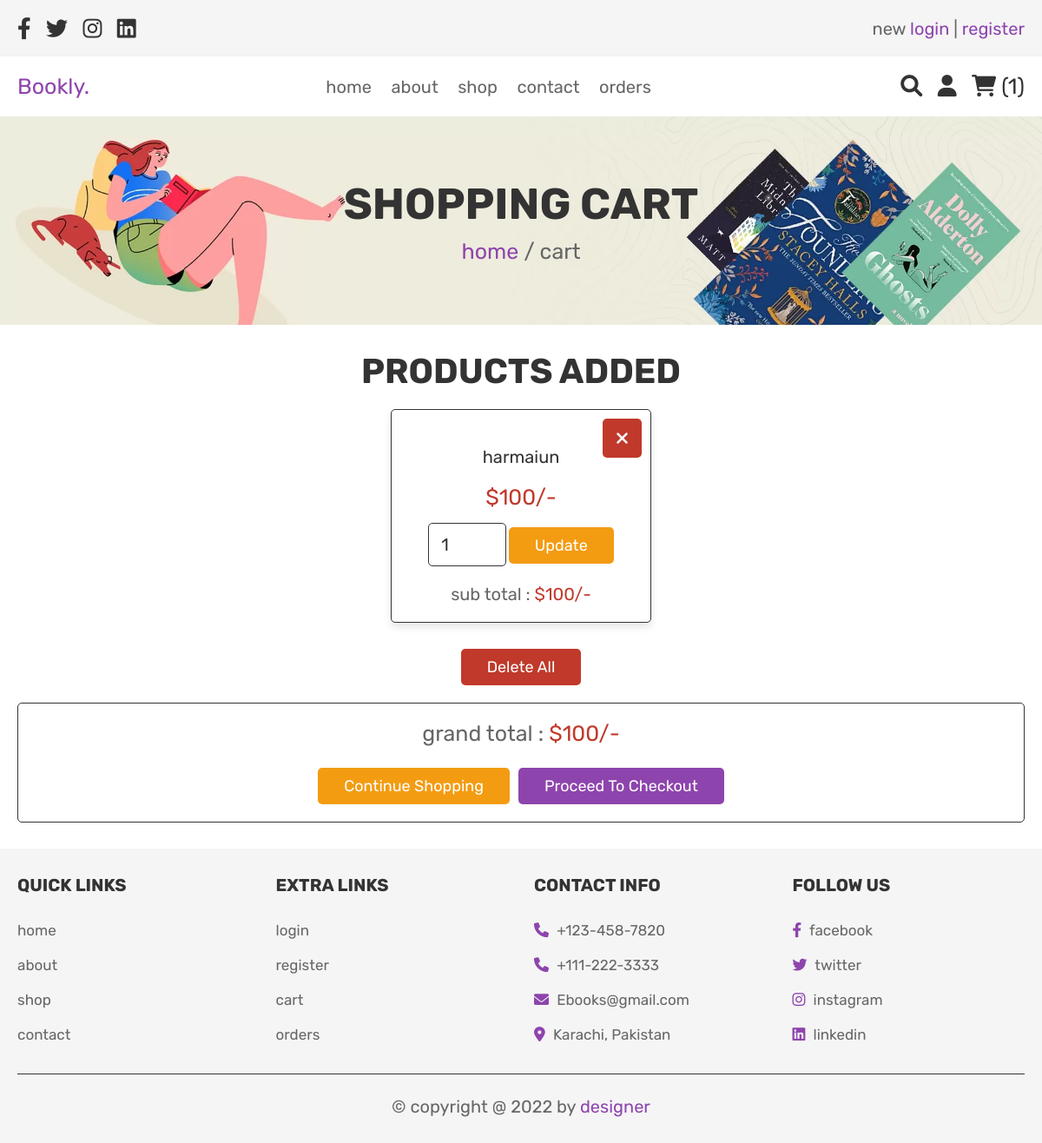
The app's page /cart.php with its own data.
### tables this page shows
CREATE TABLE `cart` (
  `id` int(100) NOT NULL,
  `user_id` int(100) NOT NULL,
  `name` varchar(100) NOT NULL,
  `price` int(100) NOT NULL,
  `quantity` int(100) NOT NULL,
  `image` varchar(100) NOT NULL
);

### cart.php (the view, shortened to what this page needs)
<?php
include 'config.php';
?>
<!DOCTYPE html>
<html lang="en">
<head>
   <link rel="stylesheet" href="https://cdnjs.cloudflare.com/ajax/libs/font-awesome/6.0.0/css/all.min.css">
   <link rel="stylesheet" href="css/style.css">
</head>
<body>
<?php include 'header.php'; ?>
<div class="heading">
   <h3>shopping cart</h3>
   <p> <a href="home.php">home</a> / cart </p>
</div>
<section class="shopping-cart">
   <h1 class="title">products added</h1>
   <div class="box-container">
      <?php
         $grand_total = 0;
         $select_cart = mysqli_query($conn, "SELECT * FROM `cart` WHERE user_id = '$user_id'") or die('query failed');
         if(mysqli_num_rows($select_cart) > 0){
            while($fetch_cart = mysqli_fetch_assoc($select_cart)){
      ?>
      <div class="box">
         <a href="cart.php?delete=<?php echo $fetch_cart['id']; ?>" class="fas fa-times" onclick="return confirm('delete this from cart?');"></a>
         <div class="name"><?php echo $fetch_cart['name']; ?></div>
         <div class="price">$<?php echo $fetch_cart['price']; ?>/-</div>
         <form action="" method="post">
            <input type="number" min="1" name="cart_quantity" value="<?php echo $fetch_cart['quantity']; ?>">
            <input type="submit" name="update_cart" value="update" class="option-btn">
         </form>
         <div class="sub-total"> sub total : <span>$<?php echo $sub_total = ($fetch_cart['quantity'] * $fetch_cart['price']); ?>/-</span> </div>
      </div>
      <?php
      $grand_total += $sub_total;
         }
      }else{
         echo '<p class="empty">your cart is empty</p>';
      }
      ?>
   </div>
   <div style="margin-top: 2rem; text-align:center;">
      <a href="cart.php?delete_all" class="delete-btn <?php echo ($grand_total > 1)?'':'disabled'; ?>" onclick="return confirm('delete all from cart?');">delete all</a>
   </div>
   <div class="cart-total">
      <p>grand total : <span>$<?php echo $grand_total; ?>/-</span></p>
      <div class="flex">
         <a href="shop.php" class="option-btn">continue shopping</a>
         <a href="checkout.php" class="btn <?php echo ($grand_total > 1)?'':'disabled'; ?>">proceed to checkout</a>
      </div>
   </div>
</section>
<?php include 'footer.php'; ?>
</body>
</html>

### css/style.css (style rules this page uses)
:root { --purple:#8e44ad; --red:#c0392b; --orange:#f39c12; --black:#333; --white:#fff; --light-color:#666; --light-white:#ccc; --light-bg:#f5f5f5; --border:.1rem solid var(--black); --box-shadow:0 .5rem 1rem rgba(0,0,0,.1); }
* { font-family: 'Rubik', sans-serif; margin:0; padding:0; box-sizing: border-box; outline: none; border:none; text-decoration: none; transition:all .2s linear; }
html { font-size: 62.5%; overflow-x: hidden; }
section { padding:3rem 2rem; }
.title { text-align: center; margin-bottom: 2rem; text-transform: uppercase; color:var(--black); font-size: 4rem; }
.btn, .option-btn, .delete-btn, .white-btn { display: inline-block; margin-top: 1rem; padding:1rem 3rem; cursor: pointer; color:var(--white); font-size: 1.8rem; border-radius: .5rem; text-transform: capitalize; }
.white-btn, .btn { background-color: var(--purple); }
.option-btn { background-color: var(--orange); }
.delete-btn { background-color: var(--red); }
.heading { min-height: 30vh; display: flex; flex-flow: column; align-items: center; justify-content: center; gap:1rem; background: url(../images/heading-bg.webp) no-repeat; background-size: cover; background-position: center; text-align: center; }
.heading h3 { font-size: 5rem; color:var(--black); text-transform: uppercase; }
.heading p { font-size: 2.5rem; color:var(--light-color); }
.heading p a { color:var(--purple); }
.shopping-cart .box-container { max-width: 1200px; margin:0 auto; display: grid; grid-template-columns: repeat(auto-fit, 30rem); align-items: center; gap:1.5rem; justify-content: center; }
.shopping-cart .box-container .box { text-align: center; padding:2rem; border-radius: .5rem; background-color: var(--white); box-shadow: var(--box-shadow); position: relative; border:var(--border); }
.shopping-cart .box-container .box .fa-times { position: absolute; top:1rem; right:1rem; height: 4.5rem; width: 4.5rem; line-height: 4.5rem; font-size: 2rem; background-color: var(--red); color:var(--white); border-radius: .5rem; }
.shopping-cart .box-container .box .name { padding:1rem 0; font-size: 2rem; color:var(--black); }
.shopping-cart .box-container .box .price { padding:1rem 0; font-size: 2.5rem; color:var(--red); }
.shopping-cart .box-container .box input[type="number"] { margin:.5rem 0; border:var(--border); border-radius: .5rem; padding:1.2rem 1.4rem; font-size: 2rem; color:var(--black); width: 9rem; }
.shopping-cart .box-container .box .sub-total { padding-top: 1.5rem; font-size: 2rem; color:var(--light-color); }
.shopping-cart .box-container .box .sub-total span { color:var(--red); }
.shopping-cart .cart-total { max-width: 1200px; margin:0 auto; border:var(--border); padding:2rem; text-align: center; margin-top: 2rem; border-radius: .5rem; }
.shopping-cart .cart-total p { font-size: 2.5rem; color:var(--light-color); }
.shopping-cart .cart-total p span { color:var(--red); }
.shopping-cart .cart-total .flex { display: flex; flex-wrap: wrap; column-gap:1rem; margin-top: 1.5rem; justify-content: center; }

### records on screen
cart: name "harmaiun", price "100", cart_quantity "1"

### other values on screen
$cart_rows_number "1"
$grand_total "100"
